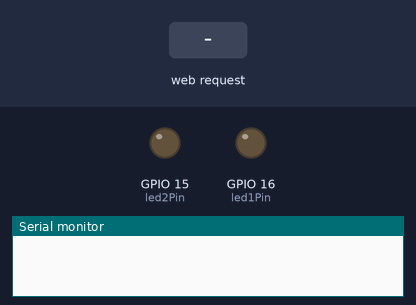
Bench run of a sketch on a simulated ESP8266 (NodeMCU). On the bench: output pins drawn as LEDs (lit = HIGH), the last lines printed to the serial monitor. The inputs (shaded band) are chosen by the test bench.

Above: at 1.2 s.
1.3 s: HTTP request GET /led1on received
At 2.1 s:
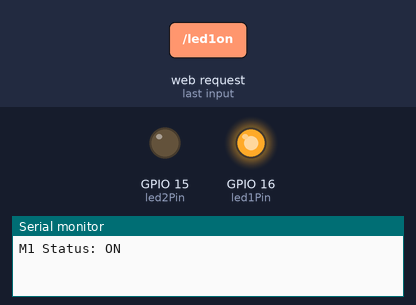
2.8 s: HTTP request GET /led2on received
At 3.2 s:
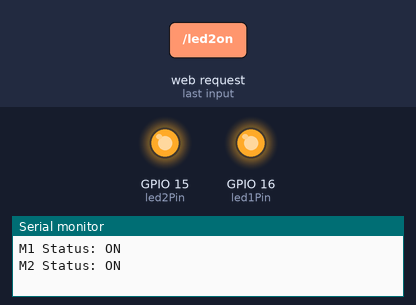
4.3 s: HTTP request GET /led1off received
At 5.5 s:
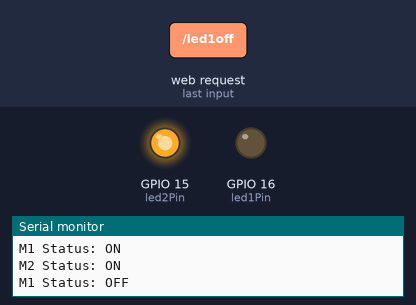
5.8 s: HTTP request GET /led2off received
At 6.8 s:
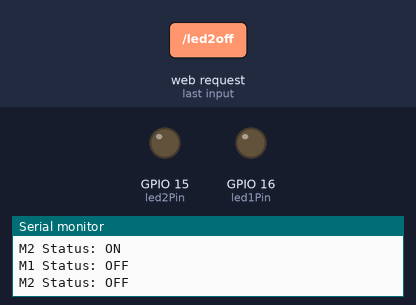
Timing chart, 0 to 8.3 s (numbered marks = the images above; inputs shaded):
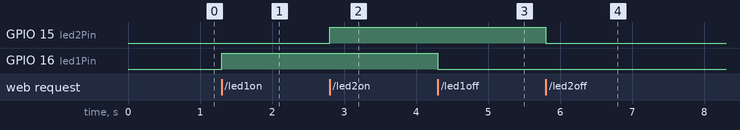

The sketch:

4softAPwROOM.ino
```cpp
/*
//softAP test OK good 20200911
//WiFi 설정 AI-TINKER_xxxxxx 연결
//192.168.4.1/read
//192.168.4.1/led/1 ;on
//192.168.4.1/led/0 ;off
D0  16 LED PULLUP 10K
D1  5
D2  4
D3  0 FLASH
D4  2    (SDA
D5  14   (SCL
D6  12 R
D7  13 B
D8  15 G PULLDOWN 10K
TX  1
RX  3
*/
#include <ESP8266WiFi.h>
#include <ESP8266WebServer.h>
//////////////////////
// WiFi Definitions //
//////////////////////
const char WiFiAPPSK[] = "kiki";
//const char* ssid = ""; // wifi 이름
//const char* password = "";//패스워드

/////////////////////
// Pin Definitions //
/////////////////////
const int led1Pin = 16; //D0 WROOM LED
const int led2Pin = 15; //D8
bool LED1status = LOW;
bool LED2status = LOW;

//const int adcPin = A0; // The only analog pin on the Thing
//const int swPin = D2; // Digital pin to be read
//const int pwrPin = D5; //analog power source

//WiFiServer server(80);
ESP8266WebServer server(80);
void setup()
{
  initHardware();
  setupWiFi();
//handle

  server.on("/", handle_OnConnect);
  server.on("/led1on", handle_led1on);
  server.on("/led1off", handle_led1off);
  server.on("/led2on", handle_led2on);
  server.on("/led2off", handle_led2off);
  server.onNotFound(handle_NotFound);

  server.begin();
}

void loop()
{
  // Check if a client has connected
///  WiFiClient client = server.available();
///  if (!client) {
///    return;
///  }

  server.handleClient();
  if(LED1status){
    digitalWrite(led1Pin, HIGH);
  } else {
    digitalWrite(led1Pin, LOW);
  }

  if(LED2status){
    digitalWrite(led2Pin, HIGH);
  } else {
    digitalWrite(led2Pin, LOW);
  }
}

void handle_OnConnect() {
  LED1status = LOW;
  LED2status = LOW;
  Serial.println("M1 Status: OFF | M2 Status: OFF");
  server.send(200, "text/html", SendHTML(LED1status,LED2status));
}

void handle_led1on() {
  LED1status = HIGH;
  Serial.println("M1 Status: ON");
  server.send(200, "text/html", SendHTML(true,LED2status));
}

void handle_led1off() {
  LED1status = LOW;
  Serial.println("M1 Status: OFF");
  server.send(200, "text/html", SendHTML(false,LED2status));
}

void handle_led2on() {
  LED2status = HIGH;
  Serial.println("M2 Status: ON");
  server.send(200, "text/html", SendHTML(LED1status,true));
}

void handle_led2off() {
  LED2status = LOW;
  Serial.println("M2 Status: OFF");
  server.send(200, "text/html", SendHTML(LED1status,false));
}

void handle_NotFound(){
  server.send(404, "text/plain", "Not found");
}

String SendHTML(uint8_t led1stat,uint8_t led2stat){
  String ptr = "<!DOCTYPE html> <html>\n";
  ptr +="<head><meta name=\"viewport\" content=\"width=device-width, initial-scale=1.0, user-scalable=no\">\n";
  ptr +="<title>LED Control</title>\n";
  ptr +="<style>html { font-family: Helvetica; display: inline-block; margin: 0px auto; text-align: center;}\n";
  ptr +="body{margin-top: 50px;} h1 {color: #444444;margin: 50px auto 30px;} h3 {color: #444444;margin-bottom: 50px;}\n";
  ptr +=".button {display: block;width: 80px;background-color: #1abc9c;border: none;color: white;padding: 13px 30px;text-decoration: none;font-size: 25px;margin: 0px auto 35px;cursor: pointer;border-radius: 4px;}\n";
  ptr +=".button-on {background-color: #1abc9c;}\n";
  ptr +=".button-on:active {background-color: #16a085;}\n";
  ptr +=".button-off {background-color: #34495e;}\n";
  ptr +=".button-off:active {background-color: #2c3e50;}\n";
  ptr +="p {font-size: 14px;color: #888;margin-bottom: 10px;}\n";
  ptr +="</style>\n";
  ptr +="</head>\n";
  ptr +="<body>\n";
  ptr +="<h2>MOTOR CONTROL</h2>\n";

   if(led1stat)
  {ptr +="<p>MOTOR1 Status: ON</p><a class=\"button button-off\" href=\"/led1off\">OFF</a>\n";}
  else
  {ptr +="<p>MOTOR1 Status: OFF</p><a class=\"button button-on\" href=\"/led1on\">ON</a>\n";}

  if(led2stat)
  {ptr +="<p>MOTOR2 Status: ON</p><a class=\"button button-off\" href=\"/led2off\">OFF</a>\n";}
  else
  {ptr +="<p>MOTOR2 Status: OFF</p><a class=\"button button-on\" href=\"/led2on\">ON</a>\n";}

  ptr +="</body>\n";
  ptr +="</html>\n";
  return ptr;
}

void setupWiFi()
{
  WiFi.mode(WIFI_AP); //softAP
  //AI-THINKER_DA3BD9
  // Do a little work to get a unique-ish name. Append the
  // last two bytes of the MAC (HEX'd) to "Thing-":
  uint8_t mac[WL_MAC_ADDR_LENGTH];
  WiFi.softAPmacAddress(mac);
  String macID = String(mac[WL_MAC_ADDR_LENGTH - 2], HEX) +
                 String(mac[WL_MAC_ADDR_LENGTH - 1], HEX);
  macID.toUpperCase();
  String AP_NameString = "ESP8266 Thing " + macID;

  char AP_NameChar[AP_NameString.length() + 1];
  memset(AP_NameChar, 0, AP_NameString.length() + 1);

  for (int i=0; i<AP_NameString.length(); i++)
    AP_NameChar[i] = AP_NameString.charAt(i);

  WiFi.softAP(AP_NameChar, WiFiAPPSK);
}

void initHardware()
{
  Serial.begin(115200);
///  pinMode(swPin, INPUT_PULLUP);
  pinMode(led1Pin, OUTPUT);
  pinMode(led2Pin, OUTPUT);

///  pinMode(pwrPin, OUTPUT);
///  digitalWrite(pwrPin, HIGH);
  digitalWrite(led1Pin, LOW);
  digitalWrite(led2Pin, LOW);
  // Don't need to set ANALOG_PIN as input,
}
```

Measured:
- after the input at 1.3 s, GPIO 16 (led1Pin): LOW → HIGH at once
- after the input at 2.8 s, GPIO 15 (led2Pin): LOW → HIGH at once
- after the input at 4.3 s, GPIO 16 (led1Pin): HIGH → LOW at once
- after the input at 5.8 s, GPIO 15 (led2Pin): HIGH → LOW at once
